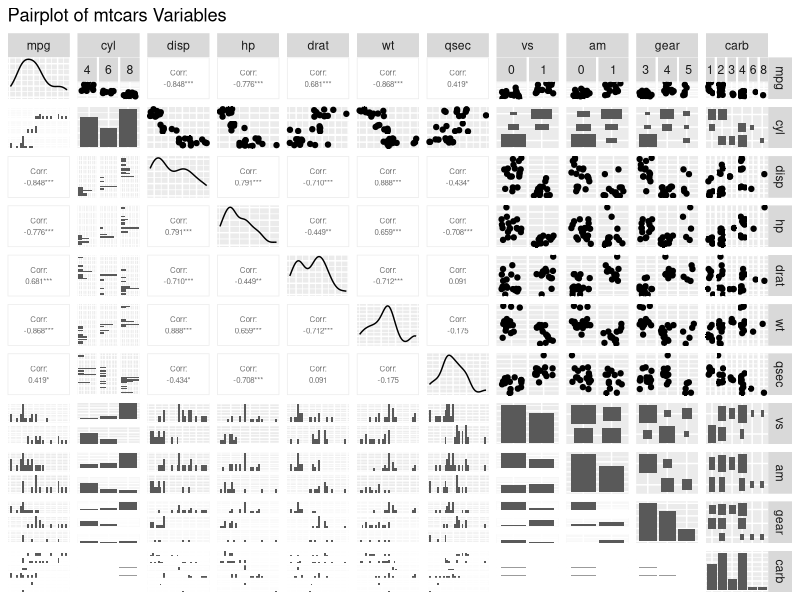
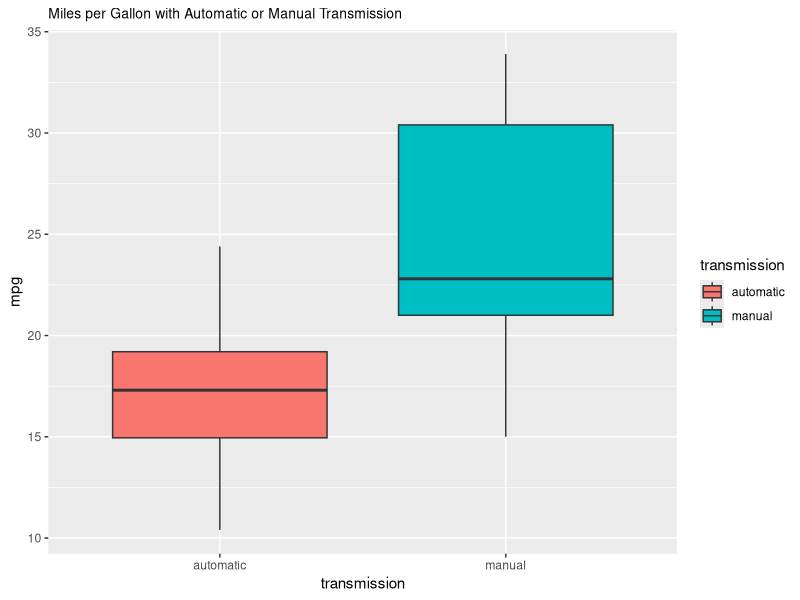
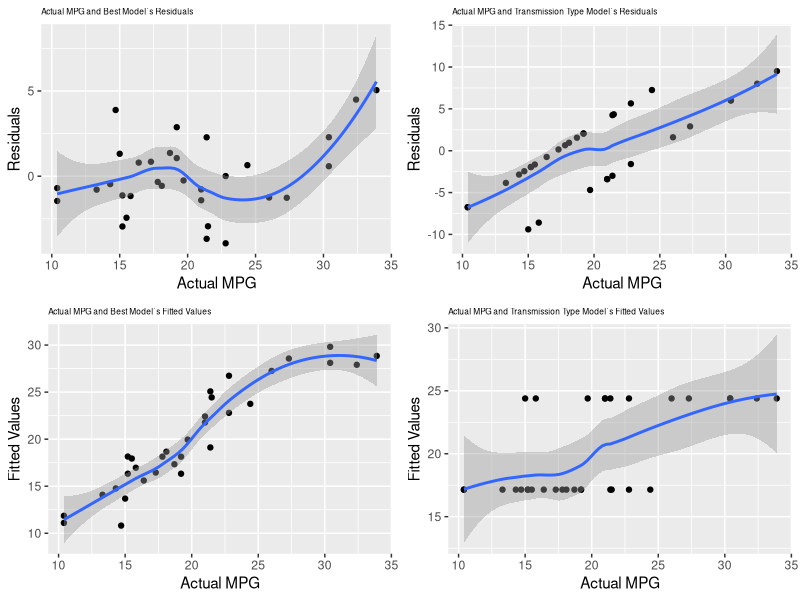

Write R code to recreate these figures, in order.
## ---- chunk 1
# Libraries and options
library(knitr)
library(dplyr)
library(ggplot2)
library(GGally)
library(gridExtra)

# Load and transform data
mt <- tbl_df(mtcars)

## Take a looka at the variables
#str(mt)

## Change some variables to factor for easier plotting
mt <- mt %>%
    mutate(cyl = as.factor(mt$cyl),
           vs = as.factor(mt$vs),
           gear = as.factor(mt$gear),
           carb = as.factor(mt$carb)
          )

# Change the am column (transmission type) to textual form
mt$transmission <- NA
mt <- mutate(mt, transmission = ifelse(mt$am == 0, 'automatic', mt$transmission))
mt <- mutate(mt, transmission = ifelse(mt$am == 1, 'manual', mt$transmission))
mt <- mutate(mt, transmission = as.factor(mt$transmission))

## Drop the textual transmission variable and use factor am instead
mt2 <- select(mt, -(transmission))
mt2 <- mutate(mt2, am = as.factor(mt2$am))
## ---- chunk 2
# Pairs plots to see correllations between all the variables
plot1 <- ggpairs(data = mt2,
                 title = 'Pairplot of mtcars Variables',
                 axisLabels = "none",
                 upper = list(continuous = wrap('cor', size = 2), combo = 'dot'),
                 lower = list(continuous = wrap("cor", size = 2))
                )

# Boxplot of transmission type versus MPG
plot2 <- ggplot(data = mt, aes(x = transmission, y = mpg, fill = transmission)) +
    geom_boxplot() +
    labs(title = 'Miles per Gallon with Automatic or Manual Transmission') +
    theme(plot.title = element_text(size = 10))
  
## Summarise main statistics on MPG against am
transmissionSummary <- mt %>%
            group_by(transmission)%>%
            summarise(count = n(),
                      meanMpg = round(mean(mpg), 1),
                      medianMpg = median(mpg),
                      sdMpg = round(sd(mpg), 1)
                      )

## ---- chunk 3
print(transmissionSummary)
## ---- chunk 4
## Model building
initialModel <- lm(mpg ~ ., data = mt2)
bestModel <- step(initialModel, direction = 'both', trace = F)

amModel <- lm(mpg ~ am, data = mt2)

## Anova
mtAnova <- anova(amModel, bestModel)
## ---- chunk 5
summary(bestModel)
print(mtAnova)
## ---- chunk 6
bestRes <- resid(bestModel)
bestFit <- bestModel$fitted.values

amRes <- resid(amModel)
amFit <- amModel$fitted.values

mtRes <- data.frame(mt$mpg, bestFit,bestRes, amFit, amRes)

### Plot actual mpg against residuals from both models
plot3 <- ggplot(data = mtRes, aes(x = mt.mpg, y = bestRes)) +
    geom_point() +
    stat_smooth() +
    labs(title = 'Actual MPG and Best Model`s Residuals', x = 'Actual MPG', y = 'Residuals') +
    theme(plot.title = element_text(size = 6))

plot4 <- ggplot(data = mtRes, aes(x = mt.mpg, y = amRes)) +
    geom_point() +
    stat_smooth() +
    labs(title = 'Actual MPG and Transmission Type Model`s Residuals', x = 'Actual MPG', y = 'Residuals') +
    theme(plot.title = element_text(size = 6))

plot5 <- ggplot(data = mtRes, aes(x = mt.mpg, y = bestFit)) +
    geom_point() +
    stat_smooth() +
    labs(title = 'Actual MPG and Best Model`s Fitted Values', x = 'Actual MPG', y = 'Fitted Values') +
    theme(plot.title = element_text(size = 6))

plot6 <- ggplot(data = mtRes, aes(x = mt.mpg, y = amFit)) +
    geom_point() +
    stat_smooth() +
    labs(title = 'Actual MPG and Transmission Type Model`s Fitted Values', x = 'Actual MPG', y = 'Fitted Values') +
    theme(plot.title = element_text(size = 6))
## ---- chunk 7
print(plot1)  
  
print(plot2)
## ---- chunk 8
plots3to6 <- grid.arrange(plot3, plot4, plot5, plot6, ncol = 2)

